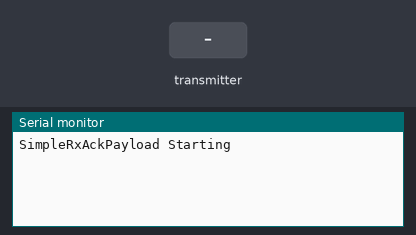
A sketch run on a simulated Arduino Uno, built with avr-gcc and run on an emulated ATmega328P. Parts: the last lines printed to the serial monitor. Inputs (shaded band) come from the test bench. No radio packets arrive unless stated.

Above: at 2.2 s.
2.3 s: the transmitter starts sending dataReceived.0 = 0
At 2.8 s:
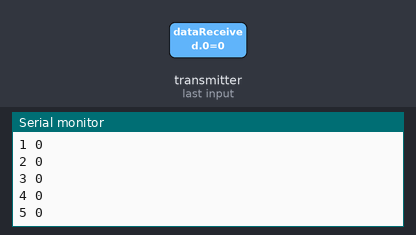
3.8 s: the transmitter starts sending dataReceived.1 = 256
5.3 s: the transmitter starts sending dataReceived.2 = 256
6.8 s: the transmitter starts sending dataReceived.3 = 256
8.3 s: the transmitter starts sending dataReceived.0 = 1023
11.3 s: the transmitter starts sending dataReceived.4 = 256
At 11.8 s:
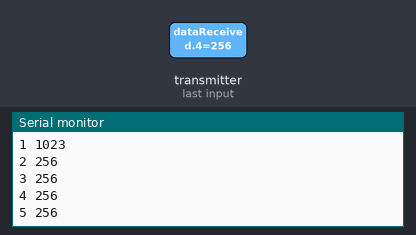
Timing chart, 0 to 13.8 s (numbered marks = the images above; inputs shaded):
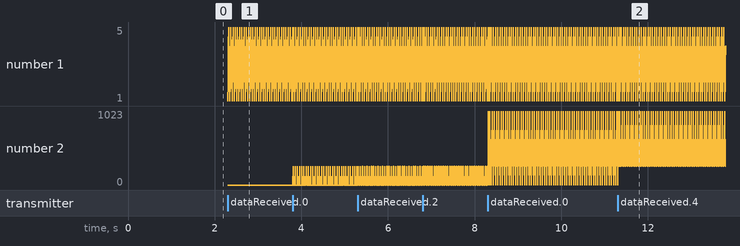

Measured:
- after the input at 2.3 s, the serial monitor: prints a new line at once (image 1)
- after the input at 11.3 s, the serial monitor: prints a new line at once (image 2)

The sketch:

PressureBoxNRFReceiver1MAMI2piezo.ino.ino
```cpp
/* YourDuinoStarter Example: nRF24L01 Receive Joystick values

 - WHAT IT DOES: Receives data from another transceiver with
   2 Analog values from a Joystick or 2 Potentiometers
   Displays received values on Serial Monitor
 - SEE the comments after "//" on each line below
 - CONNECTIONS: nRF24L01 Modules See:
 http://arduino-info.wikispaces.com/Nrf24L01-2.4GHz-HowTo
   1 - GND
   2 - VCC 3.3V !!! NOT 5V
   3 - CE to Arduino pin 9
   4 - CSN to Arduino pin 10
   5 - SCK to Arduino pin 13
   6 - MOSI to Arduino pin 11
   7 - MISO to Arduino pin 12
   8 - UNUSED

 - V1.00 11/26/13
   Based on examples at http://www.bajdi.com/
   Questions: terry@yourduino.com */

/*-----( Import needed libraries )-----*/
#include <SPI.h>
#include <nRF24L01.h>
#include <RF24.h>
/*-----( Declare Constants and Pin Numbers )-----*/
#define CE_PIN 9 //53 //9
#define CSN_PIN 10 //48//10

const byte thisSlaveAddress[5] = {'R','x','A','A','A'};
/*-----( Declare objects )-----*/
RF24 radio(CE_PIN, CSN_PIN); // Create a Radio
/*-----( Declare Variables )-----*/

int setFX = 47;
int lowSet = 0;
int highSet = 255;
byte settings[3] = {47, 0, 255};
// 4 element array holding Joystick readings
int dataReceived[6]; // this must match dataToSend in the TX
int ackData[3]; // the 3 values to be sent to the transmitter
bool newData = false;

void setup()   /****** SETUP: RUNS ONCE ******/
{
  Serial.begin(9600);
  delay(1000);
  Serial.println("SimpleRxAckPayload Starting");
  radio.begin();
  radio.setDataRate( RF24_250KBPS );
  radio.openReadingPipe(1, thisSlaveAddress);

  radio.enableAckPayload();
  radio.writeAckPayload(1, &ackData, sizeof(ackData)); // pre-load data

  radio.startListening();

}//--(end setup )---


void loop()   /****** LOOP: RUNS CONSTANTLY ******/
{


  if (Serial.available() >= 3) {

  settings [0] = Serial.read() ;
  settings [1] = Serial.read() ;
  settings [2] = Serial.read() ;

  Serial.print("Reading 1 = ");
  Serial.println(settings [0]);
  Serial.print("Reading 2 = ");
  Serial.println(settings [1]);
  Serial.print("Reading 3 = ");
  Serial.println(settings [2]);

                          }
    getData();
    showData();

}//--(end main loop )---

/*-----( Declare User-written Functions )-----*/
void getData() {
    if ( radio.available() ) {
        radio.read( &dataReceived, sizeof(dataReceived) );
        updateReplyData();
        newData = true;
    }
}

//================

void showData() {
    if (newData == true) {

         Serial.print("1 ");Serial.println(dataReceived[0]);
         Serial.print("2 ");Serial.println(dataReceived[1]);
         Serial.print("3 ");Serial.println(dataReceived[2]);
         Serial.print("4 ");Serial.println(dataReceived[3]);
         Serial.print("5 ");Serial.println(dataReceived[4]);
        // Serial.print("6 ");Serial.println(dataReceived[5]);

        newData = false;
    }

}

//================

void updateReplyData() {

    ackData[0] = settings[0];
    ackData[1] = settings[1];
    ackData[2] = settings[2];

  /*Serial.print("set 1 = ");
  Serial.println(ackData [0]);
  Serial.print("set 2 = ");
  Serial.println(ackData [1]);
  Serial.print("set 3 = ");
  Serial.println(ackData [2]); */
  /*  if (ackData[0] < 100) {
        ackData[0] = 109;
    }
    if (ackData[1] < -4009) {
        ackData[1] = -4000;
    }*/
    radio.writeAckPayload(1, &ackData, sizeof(ackData)); // load the payload for the next time
}
//NONE
//*********( THE END )***********
```
